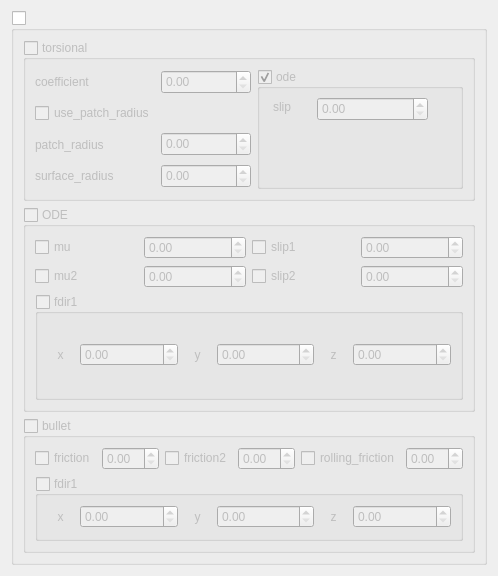
           <widget class="QWidget" name="friction_tab">
            <attribute name="title">
             <string>friction</string>
            </attribute>
            <layout class="QGridLayout" name="gridLayout_2">
             <item row="0" column="0">
              <widget class="QGroupBox" name="surface_friction_groupBox">
               <property name="title">
                <string/>
               </property>
               <property name="checkable">
                <bool>true</bool>
               </property>
               <property name="checked">
                <bool>false</bool>
               </property>
               <layout class="QGridLayout" name="gridLayout_15">
                <item row="0" column="0">
                 <widget class="QGroupBox" name="friction_torsional_groupBox">
                  <property name="minimumSize">
                   <size>
                    <width>0</width>
                    <height>160</height>
                   </size>
                  </property>
                  <property name="maximumSize">
                   <size>
                    <width>533</width>
                    <height>170</height>
                   </size>
                  </property>
                  <property name="title">
                   <string>torsional</string>
                  </property>
                  <property name="checkable">
                   <bool>true</bool>
                  </property>
                  <property name="checked">
                   <bool>false</bool>
                  </property>
                  <layout class="QGridLayout" name="gridLayout_4">
                   <item row="0" column="0">
                    <widget class="QLabel" name="torsional_coefficient_label">
                     <property name="minimumSize">
                      <size>
                       <width>0</width>
                       <height>24</height>
                      </size>
                     </property>
                     <property name="maximumSize">
                      <size>
                       <width>70</width>
                       <height>16777215</height>
                      </size>
                     </property>
                     <property name="text">
                      <string>coefficient</string>
                     </property>
                    </widget>
                   </item>
                   <item row="0" column="1">
                    <widget class="QDoubleSpinBox" name="torsional_coeff_sp">
                     <property name="minimumSize">
                      <size>
                       <width>0</width>
                       <height>24</height>
                      </size>
                     </property>
                     <property name="maximumSize">
                      <size>
                       <width>90</width>
                       <height>16777215</height>
                      </size>
                     </property>
                     <property name="toolTip">
                      <string> Torsional friction coefficient, unitless maximum ratio of
  tangential stress to normal stress.</string>
                     </property>
                    </widget>
                   </item>
                   <item row="0" column="2" rowspan="4">
                    <widget class="QGroupBox" name="torsional_ode_groupbox">
                     <property name="minimumSize">
                      <size>
                       <width>180</width>
                       <height>120</height>
                      </size>
                     </property>
                     <property name="maximumSize">
                      <size>
                       <width>210</width>
                       <height>16777215</height>
                      </size>
                     </property>
                     <property name="toolTip">
                      <string>Torsional friction parameters for ODE</string>
                     </property>
                     <property name="title">
                      <string>ode</string>
                     </property>
                     <property name="checkable">
                      <bool>true</bool>
                     </property>
                     <widget class="QLabel" name="torsional_ode_slip_label">
                      <property name="geometry">
                       <rect>
                        <x>16</x>
                        <y>30</y>
                        <width>35</width>
                        <height>16</height>
                       </rect>
                      </property>
                      <property name="text">
                       <string>slip</string>
                      </property>
                     </widget>
                     <widget class="QDoubleSpinBox" name="torsional_ode_slip_sp">
                      <property name="geometry">
                       <rect>
                        <x>60</x>
                        <y>28</y>
                        <width>111</width>
                        <height>24</height>
                       </rect>
                      </property>
                      <property name="toolTip">
                       <string>force dependent slip for torsional friction,
 equivalent to inverse of viscous damping coefficient
 with units of rad/s/(Nm).
 A slip value of 0 is infinitely viscous</string>
                      </property>
                     </widget>
                    </widget>
                   </item>
                   <item row="1" column="0">
                    <widget class="QCheckBox" name="use_patch_radius_cb">
                     <property name="minimumSize">
                      <size>
                       <width>0</width>
                       <height>24</height>
                      </size>
                     </property>
                     <property name="maximumSize">
                      <size>
                       <width>130</width>
                       <height>16777215</height>
                      </size>
                     </property>
                     <property name="toolTip">
                      <string>If this flag is true,
 torsional friction is calculated using the &quot;patch_radius&quot; parameter.
  If this flag is set to false,
  &quot;surface_radius&quot; (R) and contact depth (d)
 are used to compute the patch radius as sqrt(R*d).</string>
                     </property>
                     <property name="text">
                      <string>use_patch_radius</string>
                     </property>
                    </widget>
                   </item>
                   <item row="2" column="0">
                    <widget class="QLabel" name="torsional_patch_radius_label">
                     <property name="minimumSize">
                      <size>
                       <width>95</width>
                       <height>24</height>
                      </size>
                     </property>
                     <property name="maximumSize">
                      <size>
                       <width>80</width>
                       <height>16777215</height>
                      </size>
                     </property>
                     <property name="text">
                      <string>patch_radius</string>
                     </property>
                    </widget>
                   </item>
                   <item row="2" column="1">
                    <widget class="QDoubleSpinBox" name="torsional_patch_radius_sp">
                     <property name="minimumSize">
                      <size>
                       <width>0</width>
                       <height>24</height>
                      </size>
                     </property>
                     <property name="maximumSize">
                      <size>
                       <width>90</width>
                       <height>16777215</height>
                      </size>
                     </property>
                     <property name="toolTip">
                      <string>Radius of contact patch surface</string>
                     </property>
                    </widget>
                   </item>
                   <item row="3" column="0">
                    <widget class="QLabel" name="torsional_surface_radius_label">
                     <property name="minimumSize">
                      <size>
                       <width>0</width>
                       <height>24</height>
                      </size>
                     </property>
                     <property name="maximumSize">
                      <size>
                       <width>130</width>
                       <height>16777215</height>
                      </size>
                     </property>
                     <property name="text">
                      <string>surface_radius</string>
                     </property>
                    </widget>
                   </item>
                   <item row="3" column="1">
                    <widget class="QDoubleSpinBox" name="torsional_surface_radius_sp">
                     <property name="minimumSize">
                      <size>
                       <width>0</width>
                       <height>24</height>
                      </size>
                     </property>
                     <property name="maximumSize">
                      <size>
                       <width>90</width>
                       <height>16777215</height>
                      </size>
                     </property>
                     <property name="toolTip">
                      <string>Surface radius on the point of contact</string>
                     </property>
                    </widget>
                   </item>
                  </layout>
                 </widget>
                </item>
                <item row="1" column="0">
                 <widget class="QGroupBox" name="friction_ode_groupbox">
                  <property name="minimumSize">
                   <size>
                    <width>0</width>
                    <height>205</height>
                   </size>
                  </property>
                  <property name="maximumSize">
                   <size>
                    <width>505</width>
                    <height>220</height>
                   </size>
                  </property>
                  <property name="title">
                   <string>ODE</string>
                  </property>
                  <property name="checkable">
                   <bool>true</bool>
                  </property>
                  <property name="checked">
                   <bool>false</bool>
                  </property>
                  <layout class="QGridLayout" name="gridLayout_12">
                   <item row="0" column="0">
                    <widget class="QCheckBox" name="surface_ode_mu_cb">
                     <property name="text">
                      <string>mu</string>
                     </property>
                    </widget>
                   </item>
                   <item row="0" column="1">
                    <widget class="QDoubleSpinBox" name="surface_ode_mu_sp">
                     <property name="enabled">
                      <bool>false</bool>
                     </property>
                     <property name="toolTip">
                      <string>Coefficient of friction in first friction pyramid direction,
   the unitless maximum ratio of force in first friction pyramid
 direction to normal force.</string>
                     </property>
                    </widget>
                   </item>
                   <item row="0" column="2">
                    <widget class="QCheckBox" name="surface_ode_slip1_cb">
                     <property name="text">
                      <string>slip1</string>
                     </property>
                    </widget>
                   </item>
                   <item row="0" column="3">
                    <widget class="QDoubleSpinBox" name="surface_ode_slip1_sp">
                     <property name="enabled">
                      <bool>false</bool>
                     </property>
                     <property name="toolTip">
                      <string>Force dependent slip in first friction pyramid direction,
equivalent to inverse of viscous damping coefficient
 with units of m/s/N.
  A slip value of 0 is infinitely viscous</string>
                     </property>
                    </widget>
                   </item>
                   <item row="1" column="0">
                    <widget class="QCheckBox" name="surface_ode_mu2_cb">
                     <property name="text">
                      <string>mu2</string>
                     </property>
                    </widget>
                   </item>
                   <item row="1" column="1">
                    <widget class="QDoubleSpinBox" name="surface_ode_mu2_sp">
                     <property name="enabled">
                      <bool>false</bool>
                     </property>
                     <property name="toolTip">
                      <string> Coefficient of friction in second friction pyramid direction,
  the unitless maximum ratio of force in second friction pyramid
 direction to normal force.</string>
                     </property>
                    </widget>
                   </item>
                   <item row="1" column="2">
                    <widget class="QCheckBox" name="surface_ode_slip2_cb">
                     <property name="text">
                      <string>slip2</string>
                     </property>
                    </widget>
                   </item>
                   <item row="1" column="3">
                    <widget class="QDoubleSpinBox" name="surface_ode_slip2_sp">
                     <property name="enabled">
                      <bool>false</bool>
                     </property>
                     <property name="toolTip">
                      <string>Force dependent slip in second friction pyramid direction,
 equivalent to inverse of viscous damping coefficient
 with units of m/s/N.
 A slip value of 0 is infinitely viscous.</string>
                     </property>
                    </widget>
                   </item>
                   <item row="2" column="0" colspan="4">
                    <widget class="QGroupBox" name="ode_frdir1_groupbox">
                     <property name="maximumSize">
                      <size>
                       <width>500</width>
                       <height>465</height>
                      </size>
                     </property>
                     <property name="toolTip">
                      <string>unit vector specifying first friction pyramid direction in
 collision-fixed reference frame.
  If the friction pyramid model is in use,
  and this value is set to a unit vector for one of the
 colliding surfaces</string>
                     </property>
                     <property name="title">
                      <string>fdir1</string>
                     </property>
                     <property name="checkable">
                      <bool>true</bool>
                     </property>
                     <property name="checked">
                      <bool>false</bool>
                     </property>
                     <layout class="QGridLayout" name="gridLayout_3">
                      <item row="0" column="0">
                       <widget class="QLabel" name="surface_ode_fdir1_x_label">
                        <property name="maximumSize">
                         <size>
                          <width>27</width>
                          <height>16777215</height>
                         </size>
                        </property>
                        <property name="text">
                         <string>x</string>
                        </property>
                        <property name="alignment">
                         <set>Qt::AlignCenter</set>
                        </property>
                       </widget>
                      </item>
                      <item row="0" column="1">
                       <widget class="QDoubleSpinBox" name="surface_ode_fdir1_x_sp">
                        <property name="maximum">
                         <double>1.000000000000000</double>
                        </property>
                        <property name="singleStep">
                         <double>0.100000000000000</double>
                        </property>
                       </widget>
                      </item>
                      <item row="0" column="2">
                       <widget class="QLabel" name="surface_ode_fdir1_y_label">
                        <property name="maximumSize">
                         <size>
                          <width>27</width>
                          <height>16777215</height>
                         </size>
                        </property>
                        <property name="text">
                         <string>y</string>
                        </property>
                        <property name="alignment">
                         <set>Qt::AlignCenter</set>
                        </property>
                       </widget>
                      </item>
                      <item row="0" column="3">
                       <widget class="QDoubleSpinBox" name="surface_ode_fdir1_y_sp">
                        <property name="maximum">
                         <double>1.000000000000000</double>
                        </property>
                        <property name="singleStep">
                         <double>0.100000000000000</double>
                        </property>
                       </widget>
                      </item>
                      <item row="0" column="4">
                       <widget class="QLabel" name="surface_ode_fdir1_z_label">
                        <property name="minimumSize">
                         <size>
                          <width>0</width>
                          <height>24</height>
                         </size>
                        </property>
                        <property name="maximumSize">
                         <size>
                          <width>27</width>
                          <height>27</height>
                         </size>
                        </property>
                        <property name="text">
                         <string>z</string>
                        </property>
                        <property name="alignment">
                         <set>Qt::AlignCenter</set>
                        </property>
                       </widget>
                      </item>
                      <item row="0" column="5">
                       <widget class="QDoubleSpinBox" name="surface_ode_fdir1_z_sp">
                        <property name="maximum">
                         <double>1.000000000000000</double>
                        </property>
                        <property name="singleStep">
                         <double>0.100000000000000</double>
                        </property>
                       </widget>
                      </item>
                     </layout>
                    </widget>
                   </item>
                  </layout>
                 </widget>
                </item>
                <item row="2" column="0">
                 <widget class="QGroupBox" name="surface_friction_bullet_groupbox">
                  <property name="maximumSize">
                   <size>
                    <width>508</width>
                    <height>16777215</height>
                   </size>
                  </property>
                  <property name="title">
                   <string>bullet</string>
                  </property>
                  <property name="checkable">
                   <bool>true</bool>
                  </property>
                  <property name="checked">
                   <bool>false</bool>
                  </property>
                  <layout class="QGridLayout" name="gridLayout_5">
                   <item row="0" column="0">
                    <widget class="QCheckBox" name="surface_bullet_friction_cb">
                     <property name="text">
                      <string>friction</string>
                     </property>
                    </widget>
                   </item>
                   <item row="0" column="1">
                    <widget class="QDoubleSpinBox" name="surface_bullet_friction_sp">
                     <property name="enabled">
                      <bool>false</bool>
                     </property>
                     <property name="toolTip">
                      <string> Coefficient of friction in first friction pyramid direction,
 the unitless maximum ratio of force in first friction pyramid
  direction to normal force</string>
                     </property>
                    </widget>
                   </item>
                   <item row="0" column="2">
                    <widget class="QCheckBox" name="surface_bullet_friction2_cb">
                     <property name="text">
                      <string>friction2</string>
                     </property>
                    </widget>
                   </item>
                   <item row="0" column="3">
                    <widget class="QDoubleSpinBox" name="surface_bullet_friction2_sp">
                     <property name="enabled">
                      <bool>false</bool>
                     </property>
                     <property name="toolTip">
                      <string>Coefficient of friction in second friction pyramid direction,
 the unitless maximum ratio of force in second friction pyramid
 direction to normal force</string>
                     </property>
                    </widget>
                   </item>
                   <item row="0" column="4">
                    <widget class="QCheckBox" name="surface_bullet_rolling_friction_cb">
                     <property name="text">
                      <string>rolling_friction</string>
                     </property>
                    </widget>
                   </item>
                   <item row="0" column="5">
                    <widget class="QDoubleSpinBox" name="surface_bullet_rolling_friction_sp">
                     <property name="enabled">
                      <bool>false</bool>
                     </property>
                     <property name="toolTip">
                      <string>Coefficient of rolling friction</string>
                     </property>
                    </widget>
                   </item>
                   <item row="1" column="0" colspan="6">
                    <widget class="QGroupBox" name="bullet_frdir1_groupbox">
                     <property name="maximumSize">
                      <size>
                       <width>500</width>
                       <height>465</height>
                      </size>
                     </property>
                     <property name="toolTip">
                      <string>Unit vector specifying first friction pyramid direction in
  collision-fixed reference frame</string>
                     </property>
                     <property name="title">
                      <string>fdir1</string>
                     </property>
                     <property name="checkable">
                      <bool>true</bool>
                     </property>
                     <property name="checked">
                      <bool>false</bool>
                     </property>
                     <layout class="QGridLayout" name="gridLayout_13">
                      <item row="0" column="0">
                       <widget class="QLabel" name="surface_bullet_fdir1_x_label">
                        <property name="maximumSize">
                         <size>
                          <width>27</width>
                          <height>16777215</height>
                         </size>
                        </property>
                        <property name="text">
                         <string>x</string>
                        </property>
                        <property name="alignment">
                         <set>Qt::AlignCenter</set>
                        </property>
                       </widget>
                      </item>
                      <item row="0" column="1">
                       <widget class="QDoubleSpinBox" name="surface_bullet_fdir1_x_sp">
                        <property name="maximum">
                         <double>1.000000000000000</double>
                        </property>
                        <property name="singleStep">
                         <double>0.100000000000000</double>
                        </property>
                       </widget>
                      </item>
                      <item row="0" column="2">
                       <widget class="QLabel" name="surface_bullet_fdir1_y_label">
                        <property name="maximumSize">
                         <size>
                          <width>27</width>
                          <height>16777215</height>
                         </size>
                        </property>
                        <property name="text">
                         <string>y</string>
                        </property>
                        <property name="alignment">
                         <set>Qt::AlignCenter</set>
                        </property>
                       </widget>
                      </item>
                      <item row="0" column="3">
                       <widget class="QDoubleSpinBox" name="surface_bullet_fdir1_y_sp">
                        <property name="maximum">
                         <double>1.000000000000000</double>
                        </property>
                        <property name="singleStep">
                         <double>0.100000000000000</double>
                        </property>
                       </widget>
                      </item>
                      <item row="0" column="4">
                       <widget class="QLabel" name="surface_bullet_fdir1_z_label">
                        <property name="minimumSize">
                         <size>
                          <width>0</width>
                          <height>24</height>
                         </size>
                        </property>
                        <property name="maximumSize">
                         <size>
                          <width>27</width>
                          <height>27</height>
                         </size>
                        </property>
                        <property name="text">
                         <string>z</string>
                        </property>
                        <property name="alignment">
                         <set>Qt::AlignCenter</set>
                        </property>
                       </widget>
                      </item>
                      <item row="0" column="5">
                       <widget class="QDoubleSpinBox" name="surface_bullet_fdir1_z_sp">
                        <property name="maximum">
                         <double>1.000000000000000</double>
                        </property>
                        <property name="singleStep">
                         <double>0.100000000000000</double>
                        </property>
                       </widget>
                      </item>
                     </layout>
                    </widget>
                   </item>
                  </layout>
                 </widget>
                </item>
               </layout>
              </widget>
             </item>
            </layout>
           </widget>
